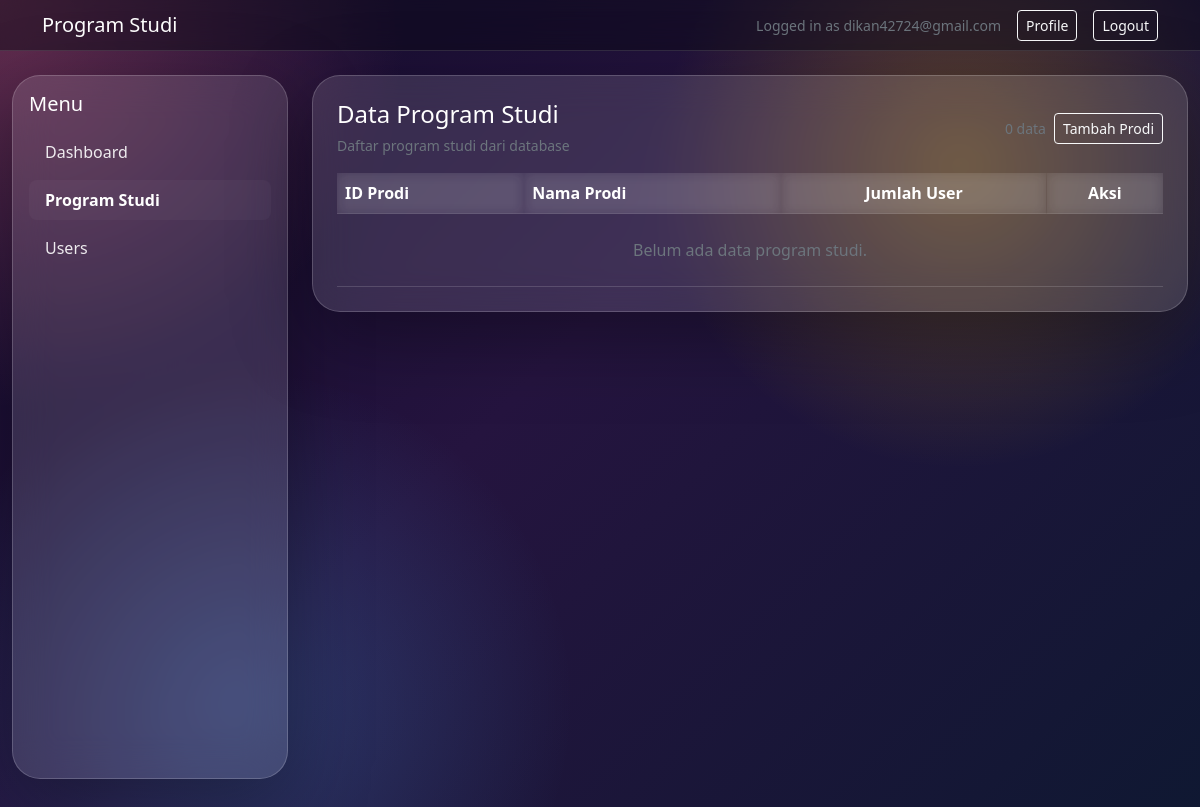
Before: /program_studi.php (signed in) with the older database file.
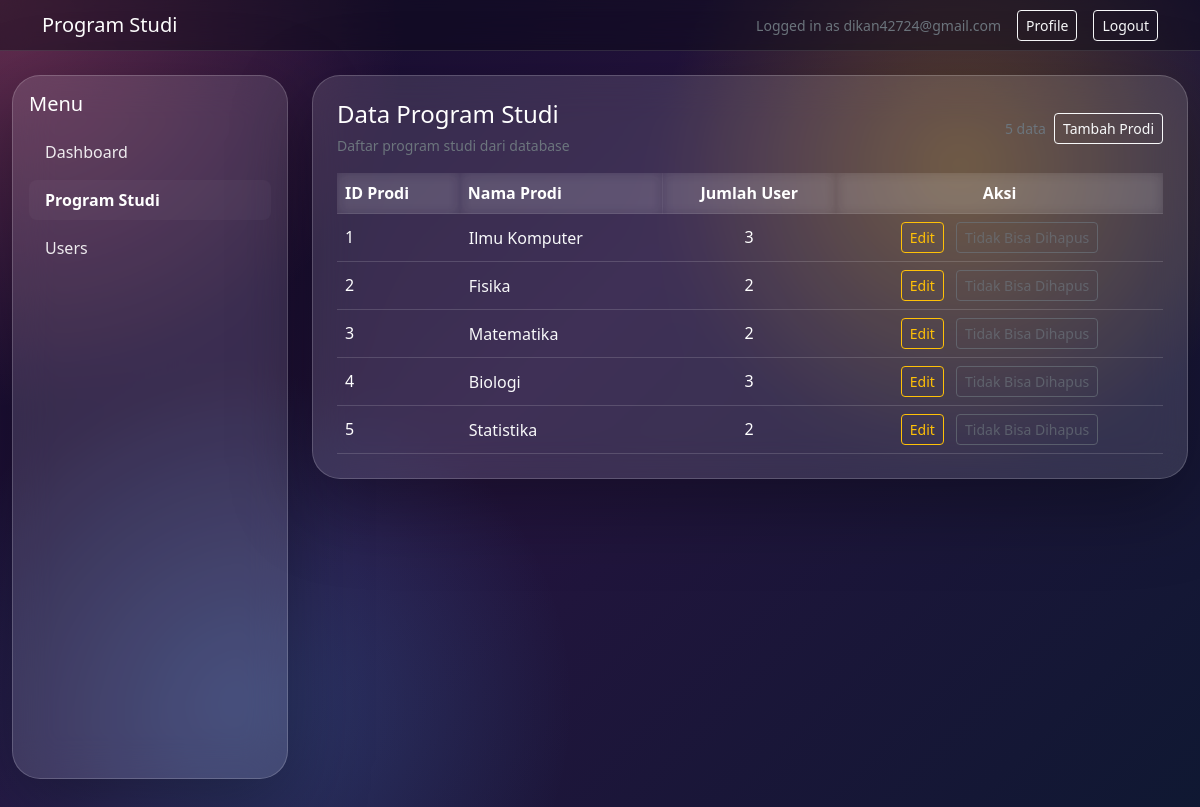
After: the same page with the newer database file.
### tables this page shows
CREATE TABLE `prodi_tbl` (
  `prodi_id` int(11) NOT NULL,
  `nama_prodi` varchar(255) NOT NULL
);

### program_studi.php (the view, shortened to what this page needs)
<?php
$dbHost = 'localhost';
$dbUser = 'root';
$dbPassword = '';
$dbName = 'pemweb_db';
$email = $_SESSION['email'] ?? 'User';
$error = '';
$conn = new mysqli($dbHost, $dbUser, $dbPassword, $dbName);
$prodiList = [];
if ($error === '') {
	$prodiResult = $conn->query('SELECT p.prodi_id, p.nama_prodi, COUNT(u.user_id) AS user_count FROM prodi_tbl p LEFT JOIN user_tbl u ON u.prodi_id = p.prodi_id GROUP BY p.prodi_id, p.nama_prodi ORDER BY p.prodi_id ASC');
	if ($prodiResult) {
		while ($row = $prodiResult->fetch_assoc()) {
			$prodiList[] = $row;
		}
	}
}
?>
<!doctype html>
<html lang="en">
<head>
	<link rel="stylesheet" href="css/bootstrap.min.css">
</head>
<body>
	<nav class="navbar navbar-expand-lg navbar-dark" style="background: rgba(10, 10, 20, 0.45); backdrop-filter: blur(16px); border-bottom: 1px solid rgba(255, 255, 255, 0.12);">
		<div class="container">
			<span class="navbar-brand mb-0 h1">Program Studi</span>
			<div class="ms-auto d-flex align-items-center gap-3">
				<span class="text-secondary small">Logged in as <?php echo htmlspecialchars($email, ENT_QUOTES, 'UTF-8'); ?></span>
				<a href="profile.php" class="btn btn-outline-light btn-sm">Profile</a>
				<a href="dashboard.php?logout=1" class="btn btn-outline-light btn-sm">Logout</a>
			</div>
		</div>
	</nav>
	<main class="container-fluid py-4">
		<div class="row g-4">
			<aside class="col-12 col-md-3 mb-4">
				<div class="p-3 hero-glass sidebar">
					<h5 class="mb-3">Menu</h5>
					<ul class="nav flex-column">
						<li class="nav-item mb-2"><a class="nav-link" href="dashboard.php">Dashboard</a></li>
						<li class="nav-item mb-2"><a class="nav-link active" href="program_studi.php">Program Studi</a></li>
						<li class="nav-item mb-2"><a class="nav-link" href="user.php">Users</a></li>
					</ul>
				</div>
			</aside>
			<section class="col-12 col-md-9">
				<div class="row g-4">
					<div class="col-12">
						<div class="card hero-glass p-4 h-100">
							<div class="d-flex justify-content-between align-items-center mb-3">
								<div>
									<h4 class="mb-1">Data Program Studi</h4>
									<small class="text-secondary">Daftar program studi dari database</small>
								</div>
								<div class="d-flex align-items-center gap-2">
									<div class="text-secondary small"><?php echo count($prodiList); ?> data</div>
									<button type="button" class="btn btn-outline-light btn-sm" data-bs-toggle="modal" data-bs-target="#tambahProdiModal">Tambah Prodi</button>
								</div>
							</div>
							<div class="table-responsive">
								<table class="table table-glass align-middle mb-0">
									<thead>
										<tr>
											<th>ID Prodi</th>
											<th>Nama Prodi</th>
											<th class="text-center">Jumlah User</th>
											<th class="text-center">Aksi</th>
										</tr>
									</thead>
									<tbody>
										<?php if (count($prodiList) > 0): ?>
											<?php foreach ($prodiList as $prodi): ?>
												<tr>
													<td><?php echo htmlspecialchars($prodi['prodi_id'] ?? '', ENT_QUOTES, 'UTF-8'); ?></td>
													<td>
														<button type="button" class="btn btn-link text-light text-decoration-none p-0" style="cursor: pointer;" data-bs-toggle="modal" data-bs-target="#editProdiModal<?php echo htmlspecialchars($prodi['prodi_id'] ?? '', ENT_QUOTES, 'UTF-8'); ?>">
															<?php echo htmlspecialchars($prodi['nama_prodi'] ?? '', ENT_QUOTES, 'UTF-8'); ?>
														</button>
													</td>
													<td class="text-center"><?php echo htmlspecialchars((string)($prodi['user_count'] ?? '0'), ENT_QUOTES, 'UTF-8'); ?></td>
													<td class="text-center">
														<button type="button" class="btn btn-sm btn-outline-warning me-2" data-bs-toggle="modal" data-bs-target="#editProdiModal<?php echo htmlspecialchars($prodi['prodi_id'] ?? '', ENT_QUOTES, 'UTF-8'); ?>">Edit</button>
														<?php if ((int)($prodi['user_count'] ?? 0) > 0): ?>
															<button type="button" class="btn btn-sm btn-outline-secondary" disabled title="Program studi ini masih digunakan oleh data user">Tidak Bisa Dihapus</button>
														<?php else: ?>
															<a href="program_studi.php?delete=<?php echo htmlspecialchars($prodi['prodi_id'] ?? '', ENT_QUOTES, 'UTF-8'); ?>" class="btn btn-sm btn-outline-danger" onclick="return confirm('Apakah Anda yakin ingin menghapus program studi ini?');">Hapus</a>
														<?php endif; ?>
													</td>
												</tr>
											<?php endforeach; ?>
										<?php else: ?>
											<tr>
												<td colspan="4" class="text-center text-secondary py-4">Belum ada data program studi.</td>
											</tr>
										<?php endif; ?>
									</tbody>
								</table>
							</div>
						</div>
					</div>
				</div>
			</section>
		</div>
	</main>
</body>
</html>

### program_studi.php (style rules this page uses)
body { min-height: 100vh; background: radial-gradient(circle at top left, rgba(255, 111, 145, 0.35), transparent 28%), radial-gradient(circle at 80% 20%, rgba(255, 196, 0, 0.28), transparent 26%), radial-gradient(circle at 20% 85%, rgba(76, 175, 255, 0.24), transparent 28%), linear-gradient(135deg, #140b2d 0%, #25143f 45%, #0f1832 100%); color: #fff; }
.hero-glass { backdrop-filter: blur(20px); background: rgba(255, 255, 255, 0.12); border: 1px solid rgba(255, 255, 255, 0.18); color: #fff; border-radius: 1.75rem; box-shadow: 0 24px 80px rgba(0, 0, 0, 0.35); }
.table-glass { --bs-table-bg: transparent; --bs-table-color: #fff; --bs-table-border-color: rgba(255, 255, 255, 0.15); }
.table-responsive { max-height: 360px; overflow-y: auto; }
.table-responsive table { margin-bottom: 0; }
.table-responsive thead th { position: sticky; top: 0; z-index: 2; background: rgba(255, 255, 255, 0.06); backdrop-filter: blur(6px); color: #fff; }
.sidebar { min-height: calc(100vh - 96px); position: sticky; top: 72px; }
.sidebar .nav-link { color: rgba(255,255,255,0.9); }
.sidebar .nav-link.active { font-weight: 700; color: #fff; background: rgba(255,255,255,0.03); border-radius: 0.5rem; }

Changed rows visible on the page:
added prodi_tbl: prodi_id "1", nama_prodi "Ilmu Komputer", user_count "3"
added prodi_tbl: prodi_id "2", nama_prodi "Fisika", user_count "2"
added prodi_tbl: prodi_id "3", nama_prodi "Matematika", user_count "2"
added prodi_tbl: prodi_id "4", nama_prodi "Biologi", user_count "3"
added prodi_tbl: prodi_id "5", nama_prodi "Statistika", user_count "2"
Other visible differences:
count($prodiList): "0" → "5"
text no longer shown: "Belum ada data program studi."
